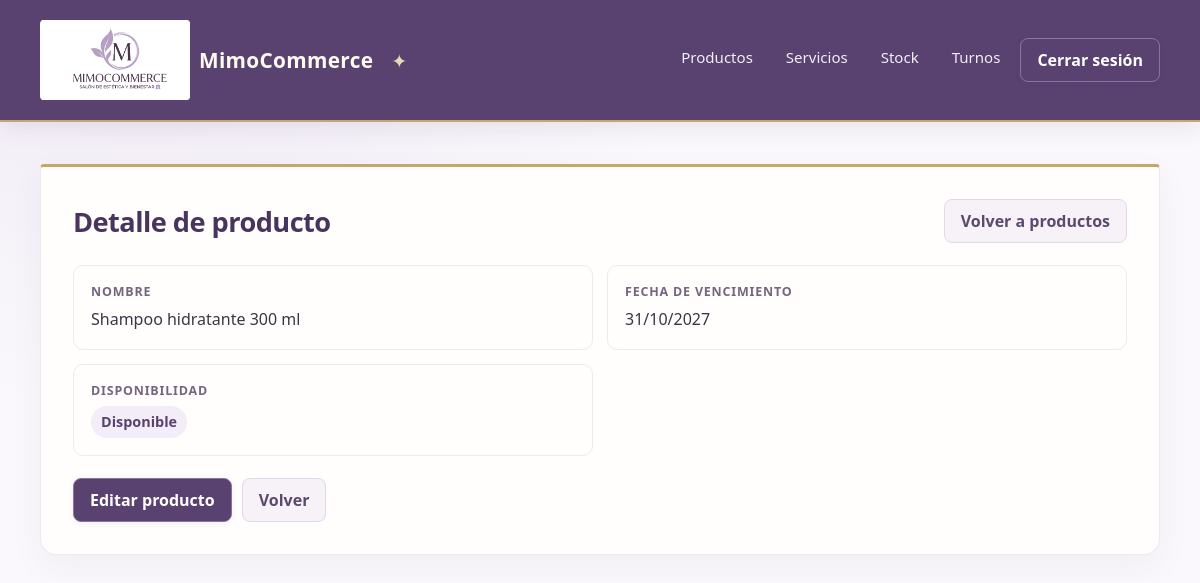
Screenshot of /productos/8/ (signed in) with the database file from the repository.
### apps/productos/models.py (models this page shows, shortened)
class Producto(models.Model):
    nombre = models.CharField(max_length=100)
    fecha_de_vencimiento = models.DateField()
    disponibilidad = models.BooleanField(default=True)

### apps/productos/views.py (the view)
# urls.py: path('<int:pk>/', ProductoDetailView.as_view(), name='producto_detail'),
class ProductoDetailView(LoginRequiredMixin, DetailView):
    model = Producto
    template_name = "productos/detail.html"
    context_object_name = "producto" # Nombre de la variable

### apps/empresa/views.py (called while the page is built)
def empresa_encabezado(request):
    return {'empresa_encabezado': Empresa.objects.order_by('pk').first()}

### templates/productos/detail.html (shortened to what this page needs)
{% extends 'base/base.html' %}
{% block contentido %}
<div class="page-heading">
    <h1>Detalle de producto</h1>
    <a class="button button-secondary" href="{% url 'productos:producto_list' %}">Volver a productos</a>
</div>
<dl class="detail-grid">
    <div class="detail-item"><dt>Nombre</dt><dd>{{ producto.nombre }}</dd></div>
    <div class="detail-item"><dt>Fecha de vencimiento</dt><dd>{{ producto.fecha_de_vencimiento|date:"d/m/Y" }}</dd></div>
    <div class="detail-item"><dt>Disponibilidad</dt><dd><span class="status">{{ producto.disponibilidad|yesno:"Disponible,No disponible" }}</span></dd></div>
</dl>
<div class="form-actions detail-actions">
    <a class="button" href="{% url 'productos:producto_update' producto.pk %}">Editar producto</a>
    <a class="button button-secondary" href="{% url 'productos:producto_list' %}">Volver</a>
</div>
{% endblock contentido %}

### static/css/estilos.css (style rules this page uses)
:root { color-scheme: light; font-family: "Segoe UI", Arial, sans-serif; color: #3d3448; background: #faf8fc; font-synthesis: none; text-rendering: optimizeLegibility; --plum: #594270; --plum-deep: #49345f; --lavender: #f2edf6; --gold: #c5a76b; --gold-light: #e8d8b5; }
* { box-sizing: border-box; }
body { min-width: 320px; min-height: 100vh; margin: 0; background: radial-gradient(ellipse at 12% 0%, #f0eaf5 0, transparent 34rem), #faf8fc; }
h1 { margin: 0 0 22px; color: var(--plum-deep); font-size: 1.7rem; font-weight: 600; letter-spacing: -.02em; }
.page-heading { display: flex; align-items: center; justify-content: space-between; gap: 16px; margin-bottom: 22px; }
.page-heading h1 { margin: 0; }
.button, button { display: inline-block; border: 1px solid #8b759c; border-radius: 8px; padding: 10px 16px; background: var(--plum); color: #fff; font: inherit; font-weight: 550; text-decoration: none; cursor: pointer; box-shadow: 0 2px 6px #49345f12; transition: background .18s ease, transform .18s ease, box-shadow .18s ease, border-color .18s ease; }
.button-secondary { border-color: #e2d8e8; background: #f6f2f8; color: #5d496d; box-shadow: none; }
.form-actions { display: flex; flex-wrap: wrap; align-items: center; gap: 10px; margin-top: 24px; }
.detail-grid { display: grid; grid-template-columns: repeat(2, minmax(0, 1fr)); gap: 14px; margin: 0; }
.detail-item { padding: 17px; border: 1px solid #eee8f0; border-radius: 10px; background: #fffefd; }
.detail-item dt { margin-bottom: 7px; color: #756580; font-size: .78rem; font-weight: 600; letter-spacing: .065em; text-transform: uppercase; }
.detail-item dd { margin: 0; color: #3d3448; line-height: 1.55; overflow-wrap: anywhere; }
.detail-actions { margin-top: 22px; }
.status { display: inline-block; padding: 5px 10px; border-radius: 999px; background: #f2edf6; color: #594270; font-size: .9rem; font-weight: 600; }

### rows the page displays
Producto: nombre "Shampoo hidratante 300 ml", fecha_de_vencimiento "31/10/2027", disponibilidad "Disponible"
